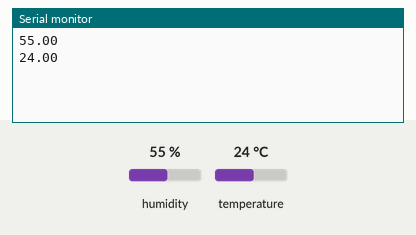
Simulated run of this sketch. Board: ESP8266 (NodeMCU). Parts: the last lines printed to the serial monitor. The test bench sets the inputs (shaded band); at power-on: humidity 55 %, temperature 24 °C. WiFi joins after 1.5 s; servers stay silent unless stated.

Above: at 3.0 s.
3.1 s: humidity set to 22 %
At 4.4 s:
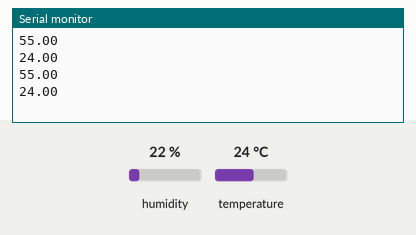
4.6 s: temperature set to 12 °C
At 6.0 s:
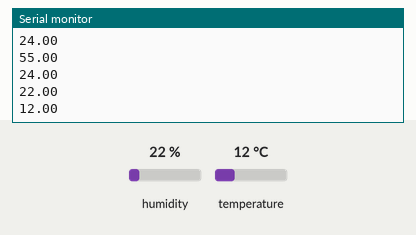
6.1 s: humidity set to 40 %
At 7.6 s:
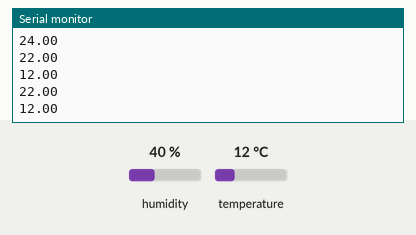
Timing chart, 0 to 9.1 s (numbered marks = the images above; inputs shaded):
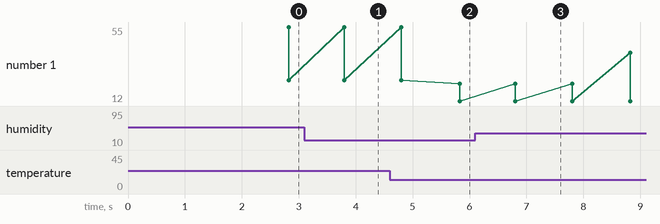

The sketch:

ESP8266_DHT11.ino
```cpp
#define BLYNK_PRINT Serial
#include <ESP8266WiFi.h>
#include <BlynkSimpleEsp8266.h>
#include <DHT.h>

// You should get Auth Token in the Blynk App.
// Go to the Project Settings (nut icon).
char auth[] = "39yAoiyS0STfybC3XLS9054wWe2B5Yag";

// Your WiFi credentials.
// Set password to "" for open networks.
char ssid[] = "Amran";
char pass[] = "rumahamran";

#define DHTPIN 2
#define DHTTYPE DHT11

DHT dht(DHTPIN, DHTTYPE);
BlynkTimer timer;

void sendSensor()
{
  float kelembaban = dht.readHumidity();
  float suhu = dht.readTemperature();
  Serial.println(kelembaban);
    Serial.println(suhu);
  if (isnan(suhu) || isnan(kelembaban)) {
    Serial.println("Failed to read from DHT sensor!");
    return;
  }

  Blynk.virtualWrite(V5, kelembaban);
  Blynk.virtualWrite(V6, suhu);

}
void setup()
{
  // Debug console
  Serial.begin(9600);

  Blynk.begin(auth, ssid, pass);
  dht.begin();
  timer.setInterval(1000L, sendSensor);

}

void loop()
{
  Blynk.run();
  timer.run();
}
```

Measured:
- after the input at 4.6 s, the serial monitor: prints a new line after 1.2 s (image 2)
- plotted number 1: 24 → 12 after the input at 4.6 s
